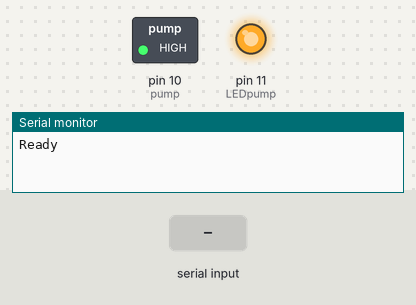
Recording of a sketch running on a simulated Arduino Uno, built with avr-gcc and run on an emulated ATmega328P. Parts: switched loads named in the sketch (green lamp = pin HIGH), output pins drawn as LEDs (lit = HIGH), the last lines printed to the serial monitor. Dashed ring = blinking. Inputs (shaded band) come from the test bench.

Above: at 0.1 s.
At 1.2 s:
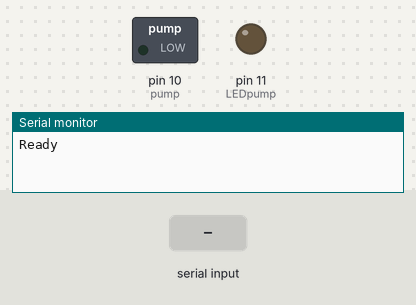
1.3 s: byte 30 received over Serial
At 3.0 s:
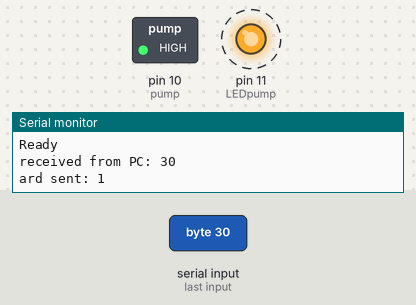
Timing chart, 0 to 9.7 s (numbered marks = the images above; inputs shaded):
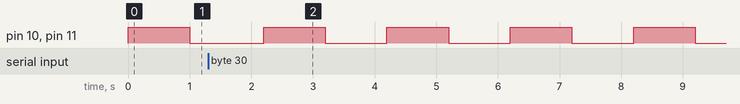

The sketch:

py_2_arduino.ino
```cpp
int on_time = 500;
int off_time;
int analogValue = 0;

const int pump= 10; //LED connected to digital pin 10
const int LEDpump= 11; //LED connected to digital pin 10v


void setup()
{
  Serial.begin(9600); // set the baud rate
  // 960 characters arrive per second
  Serial.println("Ready"); // print "Ready" once
  pinMode(pump, OUTPUT); //sets the digital pin as output
  pinMode(LEDpump, OUTPUT); //sets the digital pin as output
}

void loop() {
  if(Serial.available()){ // only send data back if data has been sent

    int inByte = Serial.read(); // read the incoming data
    Serial.print("received from PC: ");
    Serial.println(inByte);
    delay(100);
    analogValue ++;
    if (analogValue>255){
      analogValue = 0;
    }
    Serial.print("ard sent: ");
    Serial.println(analogValue, DEC);  // print as an ASCII-encoded decimal
    delay(100);
    }
  digitalWrite(pump,HIGH); //turns the LED on
  digitalWrite(LEDpump,HIGH); //turns the LED onv
  delay(1000);
  digitalWrite(pump,LOW);
  digitalWrite(LEDpump,LOW);
  delay(1000);
//    delay(50);
//    Serial.print(inByte);

    //Serial.println("hello");
//  delay(100); // delay for 1/10 of a second
}
```

Measured:
- by itself, pin 10 (pump), pin 11 (LEDpump): alternates HIGH for 1.0 s and LOW for 1.0 s
